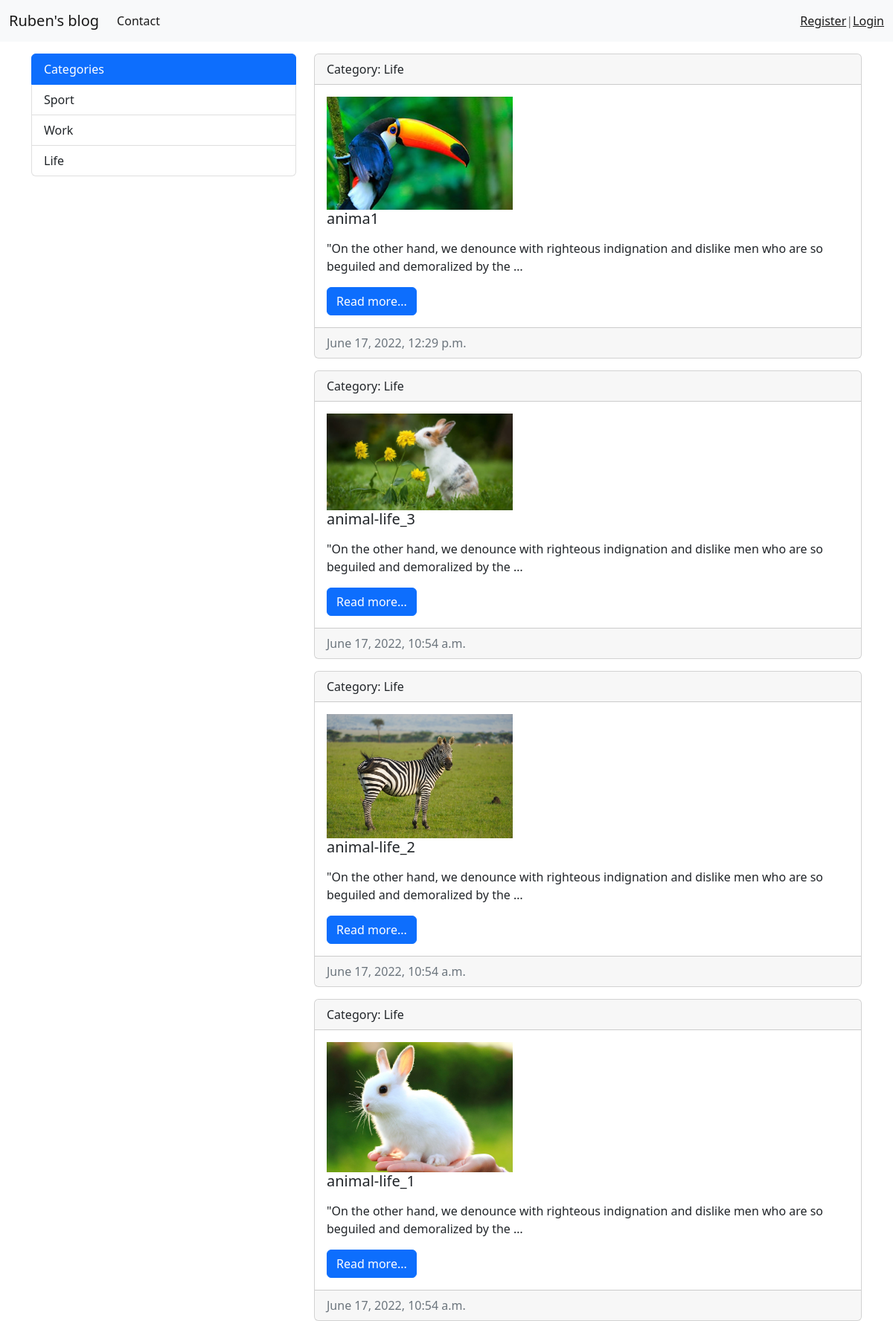
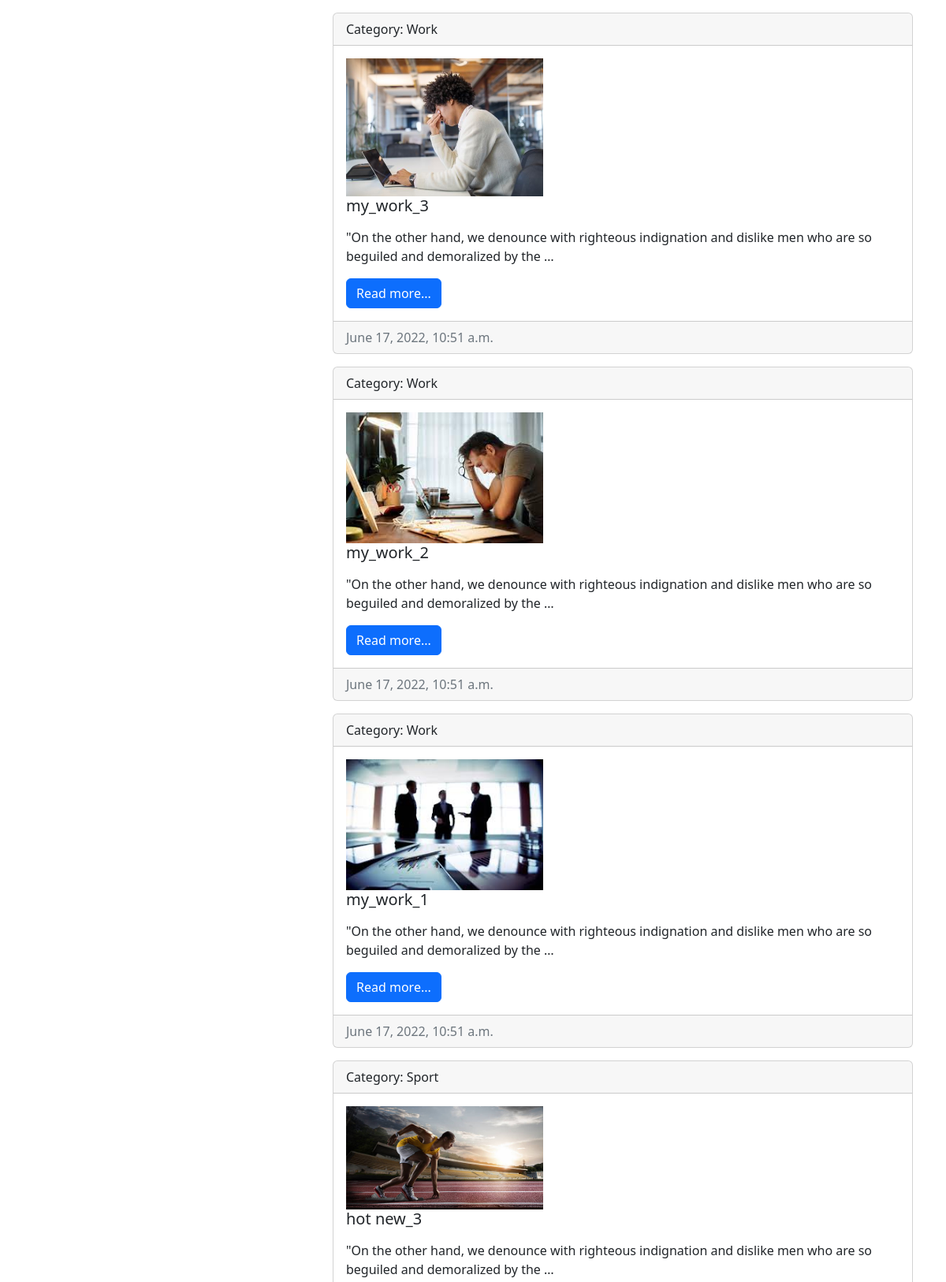
The page / (upper part) on the database its author committed (2 pictures, top to bottom).
### main/models.py (models this page shows, shortened)
class Category(models.Model):
    title = models.CharField(max_length=15)
    def __str__(self):
        return self.title

class Form(models.Model):
    title = models.CharField(max_length=20)
    content = models.TextField()
    image = models.ImageField(upload_to='phtos/%Y/%m/%d/')
    published = models.DateTimeField(auto_now_add=True)
    category = models.ForeignKey(Category, on_delete=models.CASCADE)
    class Meta:
        ordering = ['-published']

### main/views.py (the view)
# urls.py: path('', Homepage.as_view(), name='home'),
class Homepage(MyMixin, ListView):
    model = Form
    template_name = 'main/index.html'
    context_object_name = 'forms'
    def get_context_data(self, **kwargs):
        context = super().get_context_data(**kwargs)
        get_context = self.get_context()
        return dict(list(context.items()) + list(get_context.items()))

### main/utlis.py (called while the page is built)
    def get_context(self, **kwargs):
        context = kwargs
        categories = Category.objects.all()
        context['categories'] = categories
        return context

### main/templates/main/index.html (shortened to what this page needs)
{% extends 'main/base.html' %}
{% block body %}
  <div class="container mt-3">
    <div class="row">
      <div class="col-md-4">
        <div class="list-group">
          <a class="list-group-item list-group-item-action active" aria-current="true">
            Categories
          </a>
          {% for i in categories %}
          <a href="{% url 'category' i.pk %}" class="list-group-item list-group-item-action">{{ i.title }}</a>
          {% endfor %}
        </div>
      </div>
      <div class="col-md-8">
      {% for i in forms %}
      <div class="card mb-3">
        <div class="card-header">
          <a class="list-group-item list-group-item-action">Category: {{ i.category }}</a>
        </div>
        <div class="card-body">
          <div class="media">
            <img src="{{ i.image.url }}" alt="" width="250" class="mr-3">
            <div class="media-body">
              <h5 class="card-title">{{ i.title }}</h5>
              <p class="card-text">{{ i.content|linebreaks|truncatewords:20 }}</p>
              <a href="/oneform/{{ i.pk }}" class="btn btn-primary">Read more...</a>
            </div>
          </div>
        </div>
        <div class="card-footer text-muted">
          {{ i.published }}
        </div>
      </div>
      {% endfor %}
    </div>
    </div>
  </div>
{% endblock body %}

### rows shown on the page
Category: title "Sport"
Category: title "Work"
Category: title "Life"
Form: category "Life", image (picture), title "anima1", content "\"On the other hand, we denounce with righteous indignation and dislike men who are so beguiled and demoralized by the …", published "June 17, 2022, 12:29 p.m."
Form: category "Life", image (picture), title "animal-life_3", content "\"On the other hand, we denounce with righteous indignation and dislike men who are so beguiled and demoralized by the …", published "June 17, 2022, 10:54 a.m."
Form: category "Life", image (picture), title "animal-life_2", content "\"On the other hand, we denounce with righteous indignation and dislike men who are so beguiled and demoralized by the …", published "June 17, 2022, 10:54 a.m."
Form: category "Life", image (picture), title "animal-life_1", content "\"On the other hand, we denounce with righteous indignation and dislike men who are so beguiled and demoralized by the …", published "June 17, 2022, 10:54 a.m."
Form: category "Work", image (picture), title "my_work_3", content "\"On the other hand, we denounce with righteous indignation and dislike men who are so beguiled and demoralized by the …", published "June 17, 2022, 10:51 a.m."
Form: category "Work", image (picture), title "my_work_2", content "\"On the other hand, we denounce with righteous indignation and dislike men who are so beguiled and demoralized by the …", published "June 17, 2022, 10:51 a.m."
Form: category "Work", image (picture), title "my_work_1", content "\"On the other hand, we denounce with righteous indignation and dislike men who are so beguiled and demoralized by the …", published "June 17, 2022, 10:51 a.m."
Form: category "Sport", image (picture), title "hot new_3", content "\"On the other hand, we denounce with righteous indignation and dislike men who are so beguiled and demoralized by the …"
